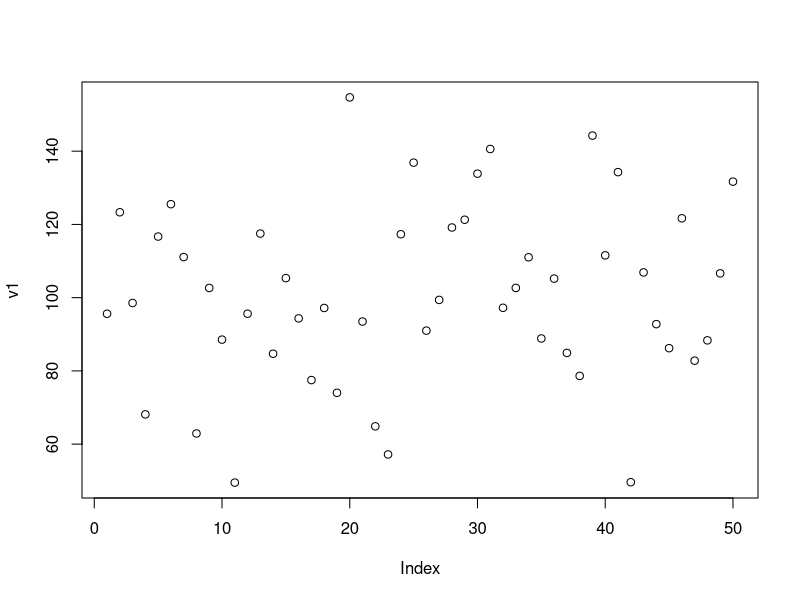
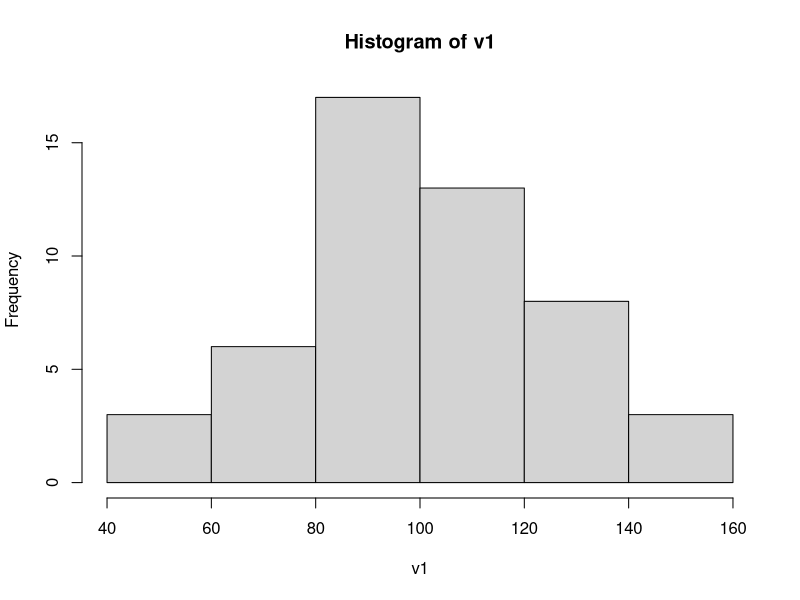
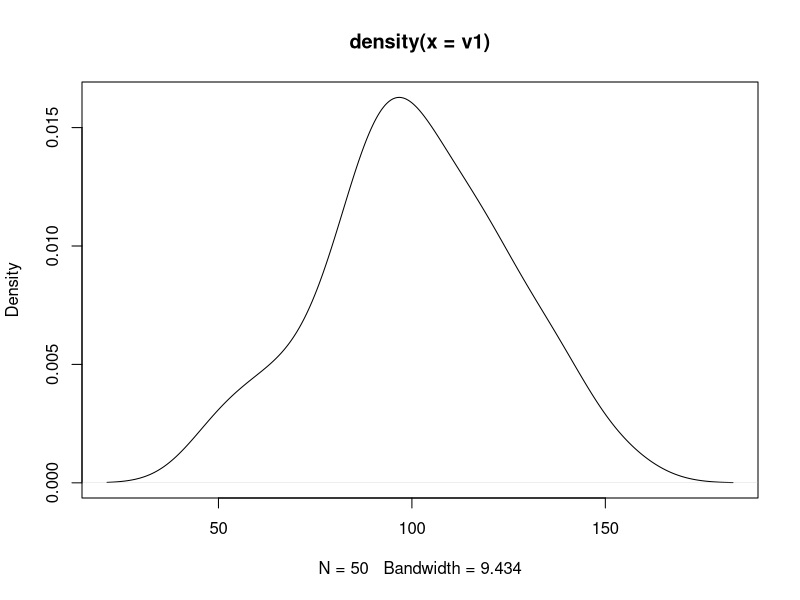
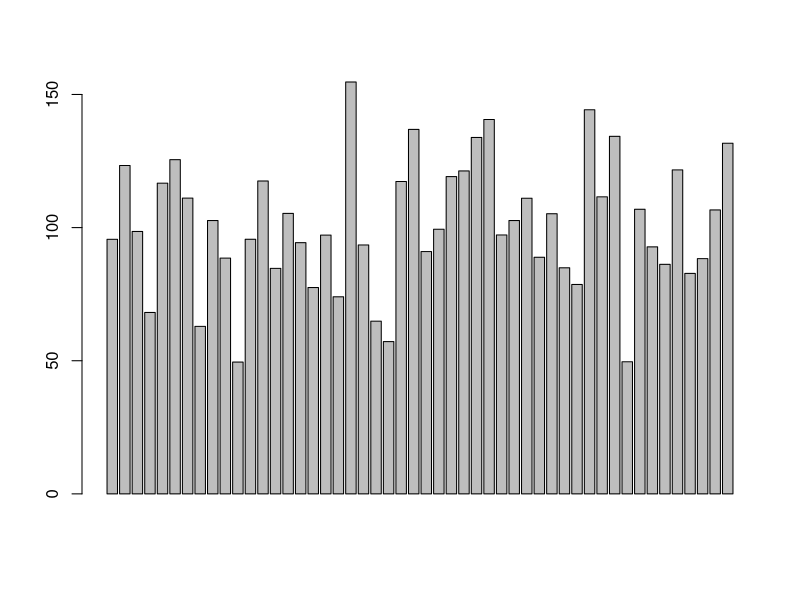
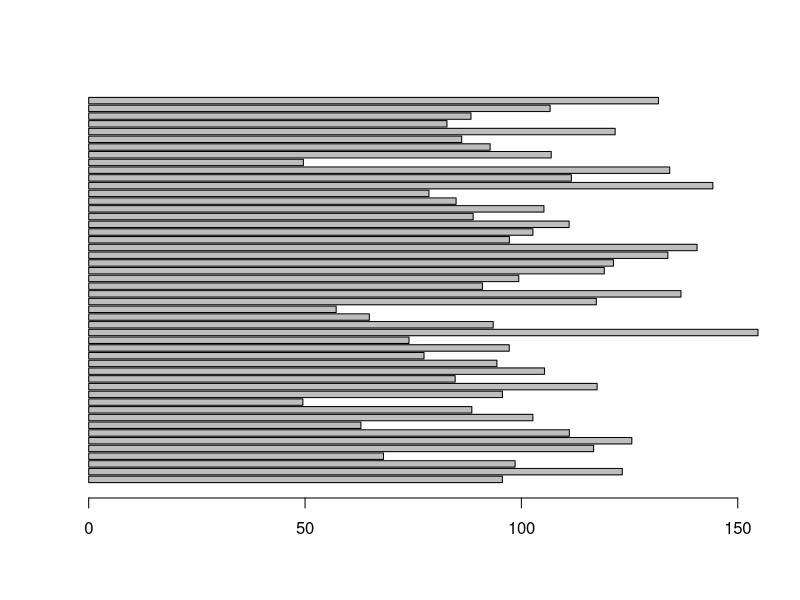
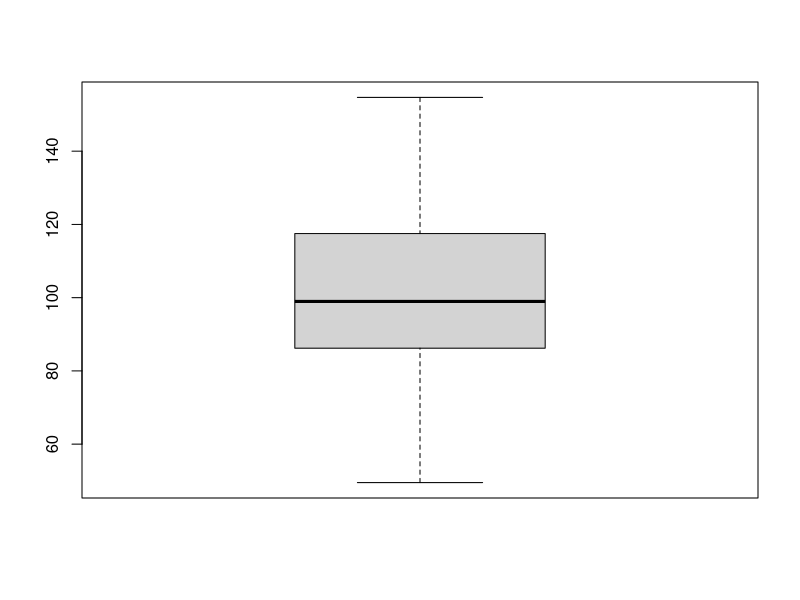
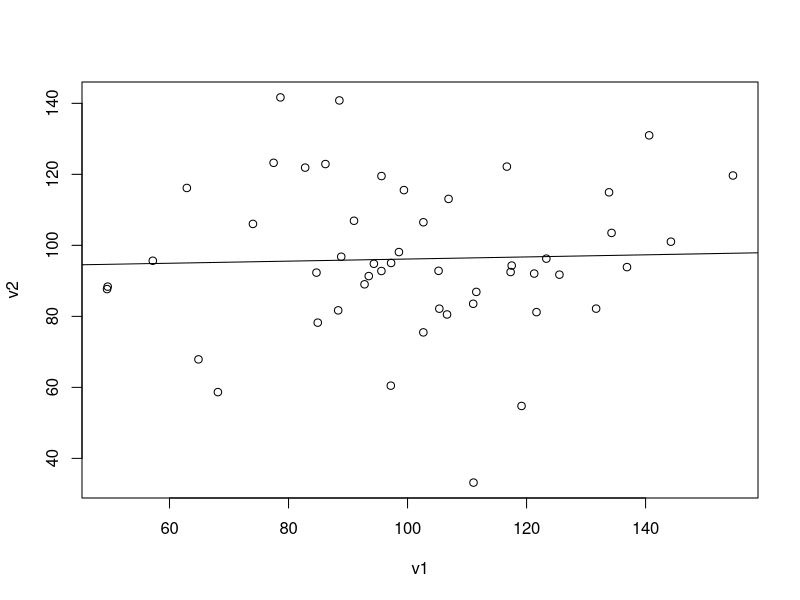
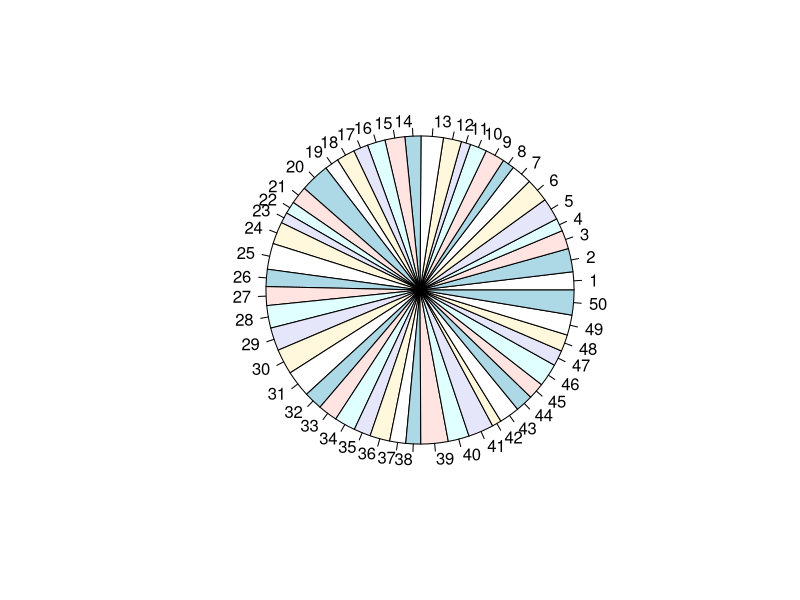

Here is the R script that generated these plots, in order:
#####Graphics#####

v1 <- rnorm(50,100,25) #Random data
v2 <- rnorm(50,100,25) #Random data


plot(v1) #Scatter plot vs index
hist(v1) #Histogram
plot(density(v1))
barplot(v1) #Bar graph
barplot(v1, horiz = TRUE) #Bar graph
boxplot(v1) #Box and whiskers plot
plot(v1,v2) #Scatter plot (x comes first)
abline(lm(v2~v1)) #Add trendline
pie(v1)
slices <- c(10, 12, 4, 16, 8) 
lbls <- c("A", "B", "C", "D", "E")
pie(slices,lbls)

# Pie Chart with Percentages
slices <- c(10, 12, 4, 16, 8) 
lbls <- c("A", "B", "C", "D", "E")
pie(slices,lbls)
pcts <- round(slices/sum(slices)*100)
pie(slices,pcts)

#Dot plot
# Sort by mpg, group and color by cylinder 
carsbympg <- mtcars[order(mtcars$mpg),] # sort by mpg
dotchart(carsbympg$mpg)
dotchart(carsbympg$mpg, labels=row.names(carsbympg))

#Dot plot with separated and colored factor variables
carsbympg$color[carsbympg$cyl==4] <- "green"
carsbympg$color[carsbympg$cyl==6] <- "yellow"
carsbympg$color[carsbympg$cyl==8] <- "red"
dotchart(carsbympg$mpg,labels=row.names(carsbympg), groups=carsbympg$cyl, color=carsbympg$color)
carsbympg$cyl <- as.factor(carsbympg$cyl)
dotchart(carsbympg$mpg,labels=row.names(carsbympg), groups=carsbympg$cyl, color=carsbympg$color)







